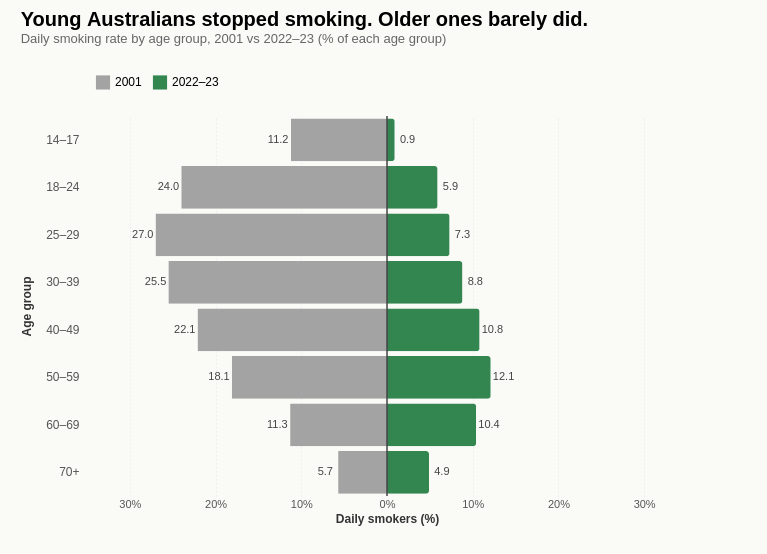

Describe this chart as a Vega-Lite specification.
### Vega-Lite specification from a JSON file in a GitHub repository (floating-point values rounded to 4 significant figures)
{"$schema": "https://vega.github.io/schema/vega-lite/v5.json", "title": {"text": "Young Australians stopped smoking. Older ones barely did.", "subtitle": "Daily smoking rate by age group, 2001 vs 2022–23 (% of each age group)", "anchor": "start", "fontSize": 20, "subtitleFontSize": 13, "subtitleColor": "#666", "offset": 20}, "config": {"view": {"stroke": null}, "font": "sans-serif"}, "background": "#FAFAF7", "width": 600, "height": 380, "padding": {"left": 20, "right": 80, "top": 10, "bottom": 30}, "layer": [{"data": {"values": [{"age": "14–17", "year": "2001", "value": 11.2, "value_signed": -11.2}, {"age": "14–17", "year": "2022–23", "value": 0.9, "value_signed": 0.9}, {"age": "18–24", "year": "2001", "value": 24.0, "value_signed": -24.0}, {"age": "18–24", "year": "2022–23", "value": 5.9, "value_signed": 5.9}, {"age": "25–29", "year": "2001", "value": 27.0, "value_signed": -27.0}, {"age": "25–29", "year": "2022–23", "value": 7.3, "value_signed": 7.3}, {"age": "30–39", "year": "2001", "value": 25.5, "value_signed": -25.5}, {"age": "30–39", "year": "2022–23", "value": 8.8, "value_signed": 8.8}, {"age": "40–49", "year": "2001", "value": 22.1, "value_signed": -22.1}, {"age": "40–49", "year": "2022–23", "value": 10.8, "value_signed": 10.8}, {"age": "50–59", "year": "2001", "value": 18.1, "value_signed": -18.1}, {"age": "50–59", "year": "2022–23", "value": 12.1, "value_signed": 12.1}, {"age": "60–69", "year": "2001", "value": 11.3, "value_signed": -11.3}, {"age": "60–69", "year": "2022–23", "value": 10.4, "value_signed": 10.4}, {"age": "70+", "year": "2001", "value": 5.7, "value_signed": -5.7}, {"age": "70+", "year": "2022–23", "value": 4.9, "value_signed": 4.9}]}, "mark": {"type": "bar", "cornerRadiusEnd": 3, "opacity": 0.9}, "encoding": {"y": {"field": "age", "type": "ordinal", "sort": ["14–17", "18–24", "25–29", "30–39", "40–49", "50–59", "60–69", "70+"], "title": "Age group", "axis": {"labelFontSize": 12, "labelColor": "#555", "titleFontSize": 12, "titleColor": "#333", "domain": false, "ticks": false, "labelPadding": 8, "titlePadding": 12}}, "x": {"field": "value_signed", "type": "quantitative", "title": "Daily smokers (%)", "scale": {"domain": [-35, 35]}, "axis": {"values": [-30, -20, -10, 0, 10, 20, 30], "labelExpr": "abs(datum.value) + '%'", "labelFontSize": 11, "labelColor": "#555", "titleFontSize": 12, "titleColor": "#333", "domain": false, "ticks": false, "grid": true, "gridColor": "#EEE", "gridDash": [2, 2]}}, "color": {"field": "year", "type": "nominal", "scale": {"domain": ["2001", "2022–23"], "range": ["#9B9B9B", "#1F7A3D"]}, "legend": {"orient": "top", "title": null, "labelFontSize": 12, "symbolType": "square", "symbolSize": 200, "padding": 8}}, "tooltip": [{"field": "age", "type": "nominal", "title": "Age group"}, {"field": "year", "type": "quantitative", "title": "Year"}, {"field": "value", "type": "quantitative", "title": "Smoking rate (%)"}]}}, {"data": {"values": [{"age": "14–17", "x": -12.7, "value": 11.2, "align": "right"}, {"age": "14–17", "x": 2.4, "value": 0.9, "align": "left"}, {"age": "18–24", "x": -25.5, "value": 24.0, "align": "right"}, {"age": "18–24", "x": 7.4, "value": 5.9, "align": "left"}, {"age": "25–29", "x": -28.5, "value": 27.0, "align": "right"}, {"age": "25–29", "x": 8.8, "value": 7.3, "align": "left"}, {"age": "30–39", "x": -27.0, "value": 25.5, "align": "right"}, {"age": "30–39", "x": 10.3, "value": 8.8, "align": "left"}, {"age": "40–49", "x": -23.6, "value": 22.1, "align": "right"}, {"age": "40–49", "x": 12.3, "value": 10.8, "align": "left"}, {"age": "50–59", "x": -19.6, "value": 18.1, "align": "right"}, {"age": "50–59", "x": 13.6, "value": 12.1, "align": "left"}, {"age": "60–69", "x": -12.8, "value": 11.3, "align": "right"}, {"age": "60–69", "x": 11.9, "value": 10.4, "align": "left"}, {"age": "70+", "x": -7.2, "value": 5.7, "align": "right"}, {"age": "70+", "x": 6.4, "value": 4.9, "align": "left"}]}, "mark": {"type": "text", "fontSize": 11, "fontWeight": 500, "color": "#444"}, "encoding": {"y": {"field": "age", "type": "ordinal", "sort": ["14–17", "18–24", "25–29", "30–39", "40–49", "50–59", "60–69", "70+"]}, "x": {"field": "x", "type": "quantitative"}, "text": {"field": "value", "format": ".1f"}, "align": {"field": "align", "type": "nominal"}}}, {"data": {"values": [{"x": 0}]}, "mark": {"type": "rule", "stroke": "#444", "strokeWidth": 1.5}, "encoding": {"x": {"field": "x", "type": "quantitative"}}}]}
